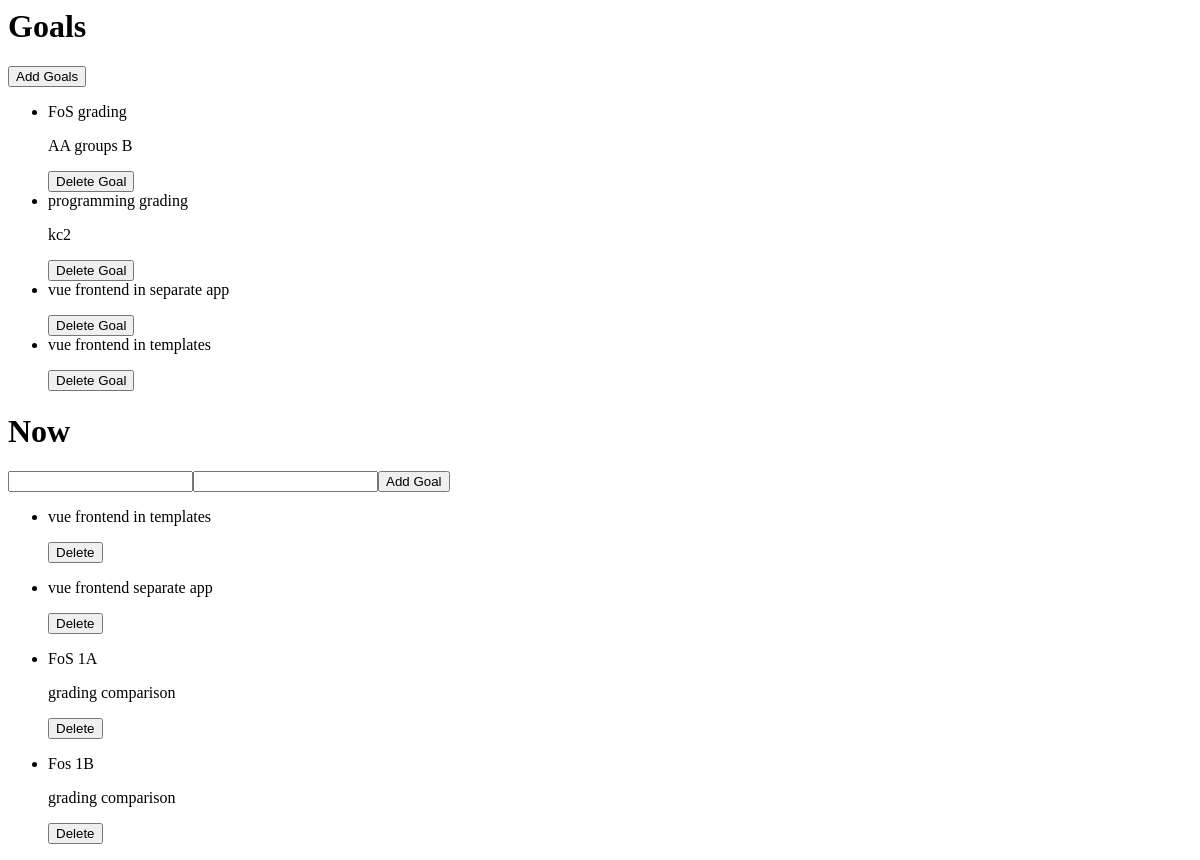
Before: / with the older database file.
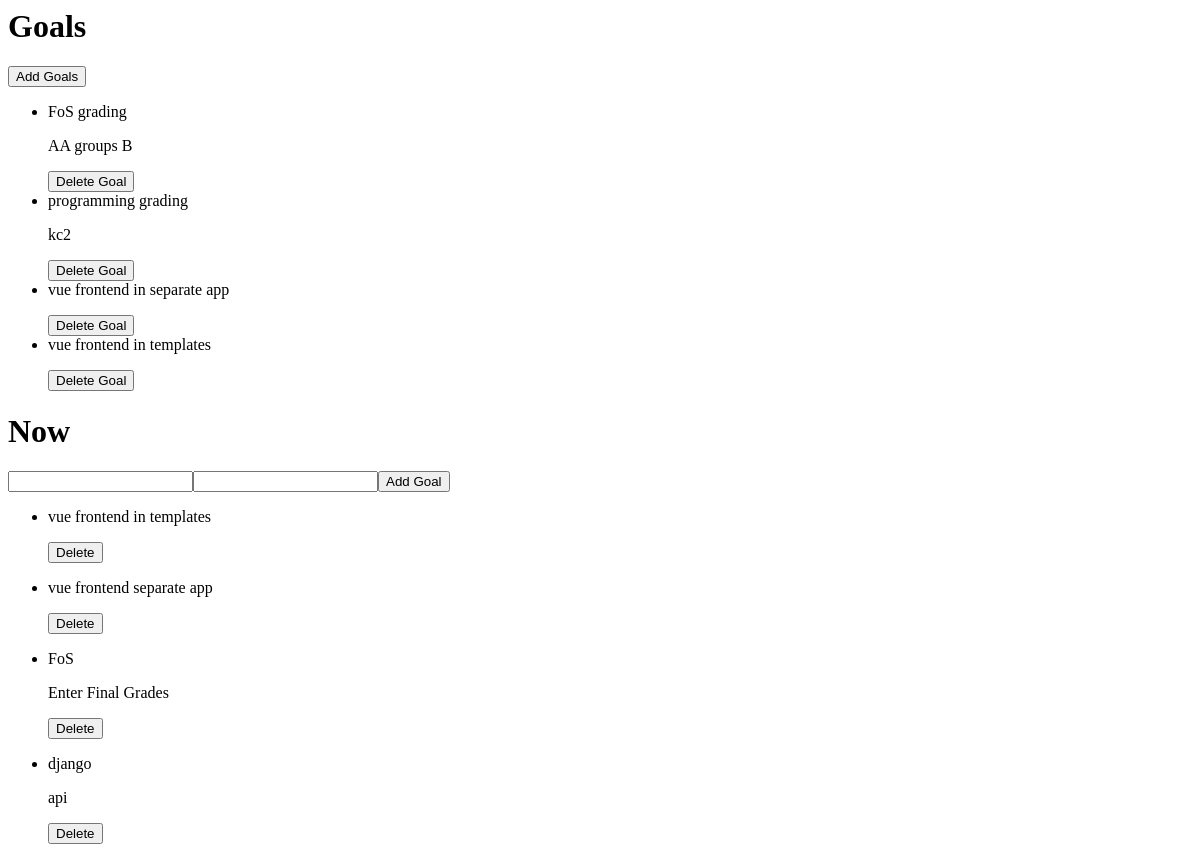
After: the same page with the newer database file.
### goali_app/models.py (models this page shows)
class Goal(models.Model):
    name = models.TextField()
    description = models.TextField()

### goali_app/views.py (the view)
# urls.py: path("", goali_app_view),
def goali_app_view(request):
    all_goals = Goal.objects.all()
    return render(request, 'goal_list.html', {'all_goals': all_goals})

### goali_app/templates/goal_list.html (shortened to what this page needs)
{% load static %}
<html lang="en">
  <head>
  </head>
  <div id='goal-list'>
    <h1>[[ header ]]</h1>
    <div v-else id="no-goals">
      <button @click="toggleEditing" class="btn btn-primary">Add Goals</button>
    </div>
    <ul>
      <li v-for="goal in reversedGoals" :key="goal.id">
        [[ goal.name ]]
        <p>[[ goal.description ]]</p>
        <button @click="deleteGoal(goal)" class="btn btn-warning">
          Delete Goal
        </button>
      </li>
    </ul>
    <h1>
      Now
    </h1>
    <form action="/add_goal/" method="post">{% csrf_token %}
      <input type="text" name="name">
      <input type="text" name="description">
      <input type="submit" value="Add Goal">
    </form>
    <ul>
      {% for goal in all_goals %}
        <li>
          {{goal.name}}
          <p>
            {{goal.description}}
          </p>
          <form action='/delete_goal/{{goal.id}}/' method='post'>{% csrf_token %}
            <input type="submit" value="Delete">
          </form>
        </li>
      {% endfor %}
    </ul>
  </div>
</html>

Changed rows visible on the page:
removed Goal: name "FoS 1A", description "grading comparison"
removed Goal: name "Fos 1B", description "grading comparison"
added Goal: name "FoS", description "Enter Final Grades"
added Goal: name "django", description "api"
